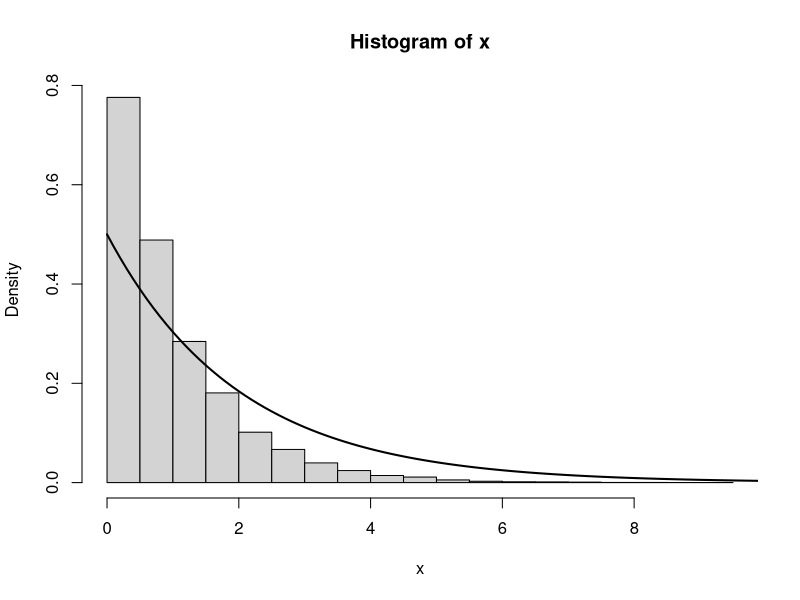
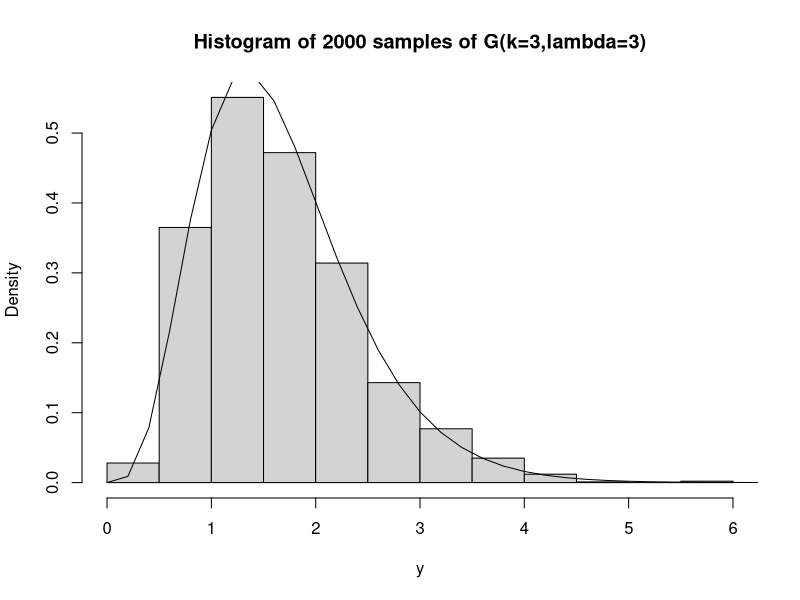
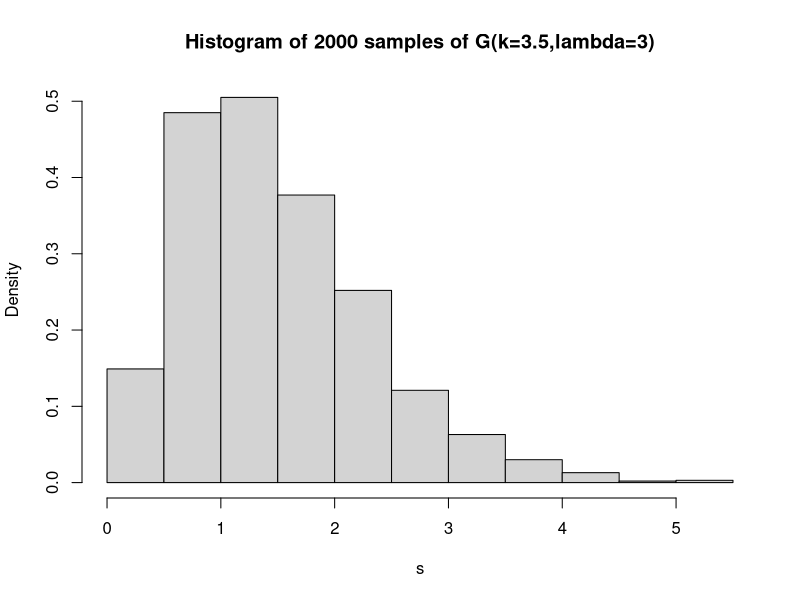

These charts were generated, in order, by the following R code:
#method of inversion
#U(0,1)=>bullet:inv.relation=>Exp(lambda)

#single sample

lambda <- 1 #define the rate
u <- runif (1) #generate U(0,1) a sample
x <- - log (1-u)/lambda #define relation & transform to exp
x #output to screen


#Q1.
#multiple sample

n <- 2000 #smaple size
lambda <- 1
u <- runif (n)
x <- - log(1-u)/lambda
x

#wraping our code inside a function

inv.exp<-function (n,lambda){
u <- runif(n)
x<- -log(1-u)/lambda
x 
}
inv.exp(n=2000, lambda=1)


#checking out a histogram of sampled values(is it from EXP?)

x <- inv.exp (n=20000, lambda=1)
hist (x, freq=FALSE) #plot a histogram
t <- 0:150/10 #creating a sequence(from 0 to 15)
lines (t, dexp (t, rate=0.5), lwd=2) #adding the density(y-axis) to the histogram

#Smirnov test how reliable? our sample is from an EXP(0.5)?

ks.test (x, pexp, rate=0.5)

#generating a single sample from Gamma

#Q2.

k<-5 #no.of events (x is waiting time until...)
lambda <-1 #average no.of event/given time
x<-inv.exp(n=k, lambda=lambda)
y <- sum (x)
y

#generating multiple samples from Gamma systematically by creating (n x k)matrix 

n <- 2000 # no.of rows=> no.of samples?
k <- 5 # no.of columns
lambda <- 1
x <- matrix(inv.exp (n=n*k, lambda=lambda), ncol=k)
y <- apply(x,1,sum) #then add up each row
y 


#wrap this code inside a finction

inv.gamma.int  <- function(n, k, lambda) {
x <- matrix (inv.exp(n=n*k, lambda=lambda), ncol=k)
apply (x,1,sum)
}
y <- inv.gamma.int (20, 4, 1)
y


# Q3.

inv.gamma.int  <- function(n, k, lambda) {
x <- matrix (inv.exp(n=n*k, lambda=lambda), ncol=k)
apply (x,1,sum)
}

y <- inv.gamma.int (2000, 5, 3)
hist (y, freq=FALSE, main= "Histogram of 2000 samples of G(k=3,lambda=3)")
t <- 0:150/5
lines (t, dgamma (t, shape=5, rate=3))

ks.test (y, pgamma, shape=5,rate=3)



#rejection practice

t <- 0:500 /100
x=1/gamma(3.5)*t^2.5*3^3.5*exp(-3*t)
y=1/gamma(3)*t^2*2^3*exp(-2*t)
k=x/y
m=k[c(2:501)]
M=max(m)
M

inv.exp <- function(n,lambda ) {
  u <- runif (n)
  t <- -log(1-u)/lambda
  t
}
rejection  =  function(n){
  r=NULL
  i=0
  while (i<n){
    ti <- inv.exp (3, 2)
    x=sum(ti)
    f <- ((x^2.5)*(exp(-3*x))*3^3.5)*(1/gamma(3.5))
    g <- 1.5087*((x^2)*(exp(-2*x))*2^3)*(1/gamma(3))
    y= runif(1,0,g)
    if(y <f)  i=i+1
    r[i]=x
  }
  r
}

rejection(2000);
s <- rejection(2000);
hist(s, freq=FALSE, main="Histogram of 2000 samples of G(k=3.5,lambda=3)");
ks.test( s , pgamma(3.5,3))